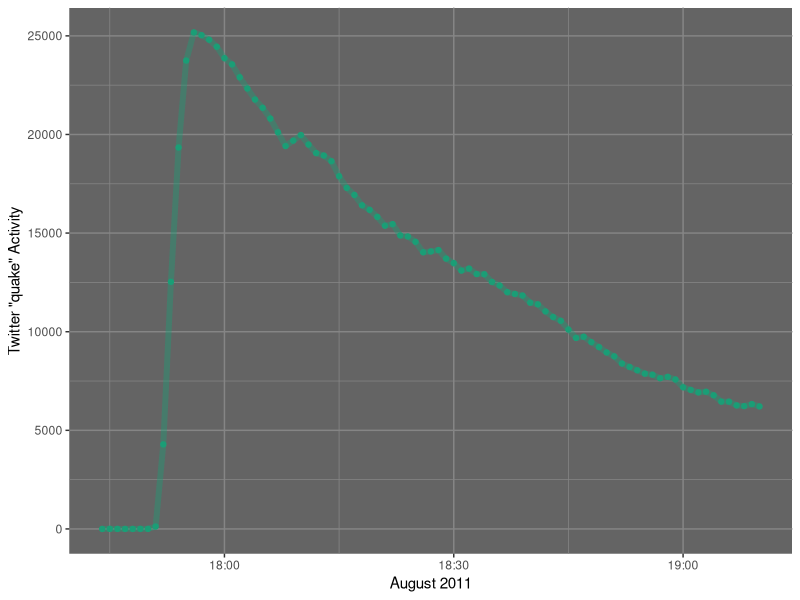
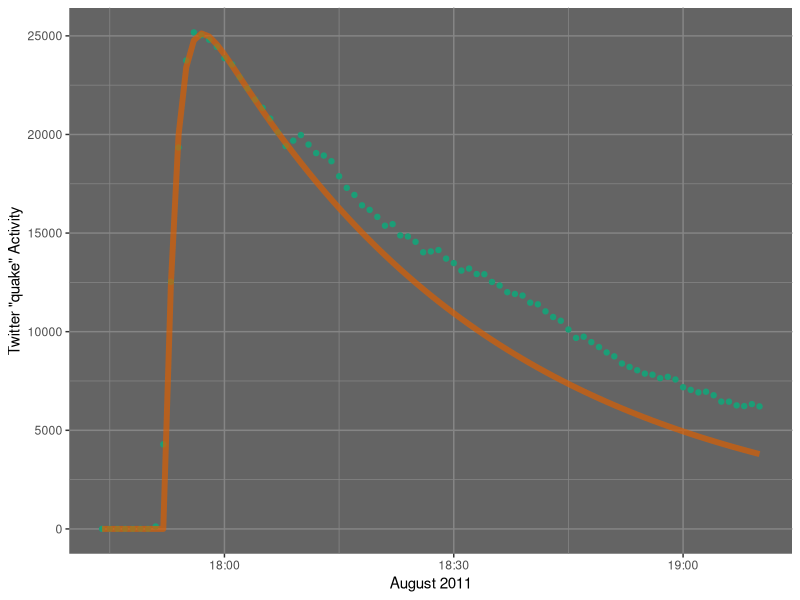

Write R code to recreate these figures, in order.
#!/usr/bin/env Rscript
library(ggplot2)
library(gridExtra)
bg <- "#646464"
gr <- "#858585"

blu <- "#7570b3"
reds <- "#d95f02"
grn <- "#1b9e77"

Y = read.delim(file="VA_earthquake.csv", sep=",", header=TRUE)
Y$dates <- as.POSIXct(Y$date,fmt="%Y-%m-%d %H:%M")
summary(Y)

pdf("va_quake.pdf", height=4)
    ggplot(data=Y) +
    geom_point(aes(dates,Twitter), color=grn) +
    geom_line(aes(dates,Twitter), size=2, color=grn, alpha=0.4) +
    ylab("Twitter \"quake\" Activity") +
    xlab("August 2011") +
        theme(
                panel.background = element_rect(fill = bg),
                panel.grid.major = element_line(colour = gr),
                panel.grid.minor = element_line(colour = gr)
        )
dev.off()

pdf("va_quake_fit1.pdf", height=4)
    ggplot(data=Y) + 
    geom_point(aes(dates,Twitter), color=grn) +
    geom_line(aes(dates,Pulse), size=2, color=reds, alpha=0.7) +
    ylab("Twitter \"quake\" Activity") +
    xlab("August 2011") + 
        theme(
                panel.background = element_rect(fill = bg),
                panel.grid.major = element_line(colour = gr),
                panel.grid.minor = element_line(colour = gr)
        )
dev.off()

